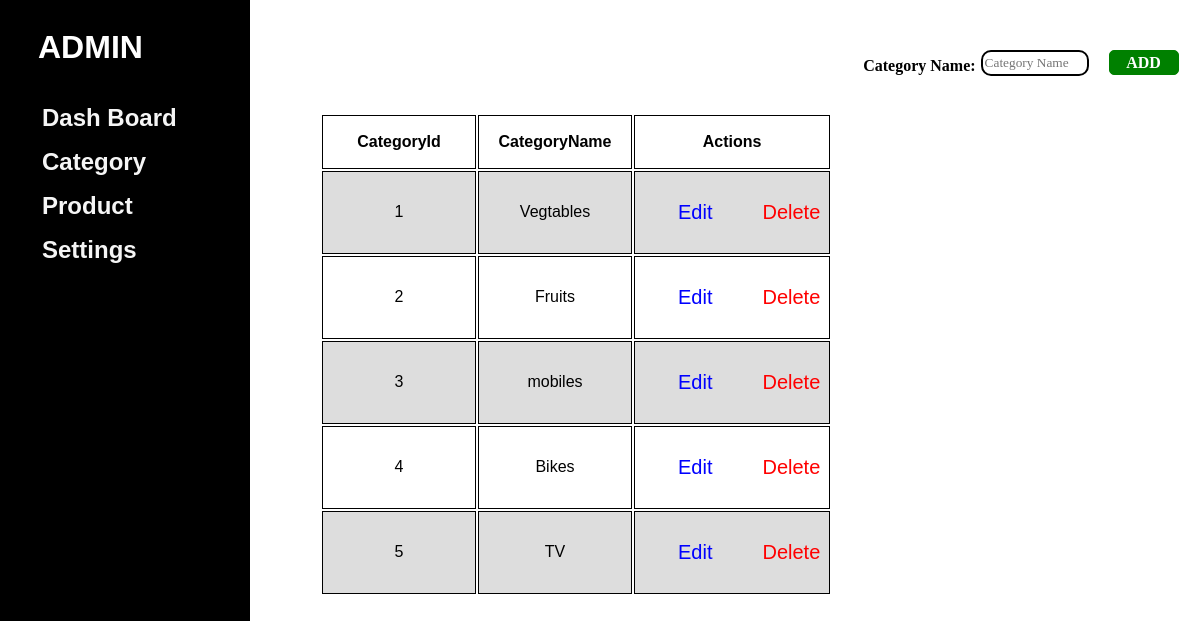
The app's page /category.php with its own data.
### tables this page shows
CREATE TABLE `category` (
  `CategoryId` int(255) NOT NULL,
  `CategoryName` varchar(255) NOT NULL
);

### category.php (the view, shortened to what this page needs)
<?php
$con = mysqli_connect("localhost", "root", "", "user");
?>
<!DOCTYPE html>
<html>
<head>
</head>
<body>
<?php include "side_menu.php"; ?>
<div class="main-content">
<?php
if (isset($_GET['edit'])) {
    $ID = $_GET['edit'];
    $sql = "SELECT * FROM category WHERE CategoryId='$ID'";
    $result = $con->query($sql);
    if ($result->num_rows > 0) {
        $row = $result->fetch_assoc();
?>
        <form action="category.php" method="post" id="update">
        <h6>Category ID:</h6>
            <input type="text" name="ID" value="<?php echo $row['CategoryId']; ?>" readonly>
            <h6>Category Name:</h6>
            <input type="text" name="Name" value="<?php echo $row['CategoryName']; ?>" required>
            <button type="submit" name="UPDATE">Update</button>
            <button type="submit" name="Cancel" id='cancel' onclick="location.href='category.php'">Cancel</button>
        </form>
<?php
    }
}
else{
?>
<form action="category.php" method="post">
    <h6>Category Name:</h6>
    <input type="text" name="Name" placeholder="Category Name" class="box" required>
    <button type="submit" name="ADD" id='add'>ADD</button>
</form>
<?php
}
?>
<table>
    <tr>
        <th>CategoryId</th>
        <th>CategoryName</th>
        <th>Actions</th>
    </tr>
    <?php
    $view = "SELECT * FROM category ORDER BY CategoryId ASC";
    $result = $con->query($view);
    if ($result !== false && $result->num_rows > 0) {
        while ($row = $result->fetch_assoc()) {
    ?>
            <tr>
                <td><?php echo $row['CategoryId']; ?></td>
                <td><?php echo $row['CategoryName']; ?></td>
                <td>
                    <div class="change">
                        <p class="edit"><a href="category.php?edit=<?php echo $row['CategoryId']; ?>" style="color: blue;">Edit</a></p>
                        <p class="delete"><a href="#" onclick="deleteCategory('<?php echo $row['CategoryId']; ?>')" style="color: red;">Delete</a></p>
                    </div>
                </td>
            </tr>
    <?php
        }
    } else {
        echo "<tr><td colspan='3'>No categories found</td></tr>";
    }
    ?>
</table>
</div>
</body>
</html>

### category.php (style rules this page uses)
body { margin-left: 400px; }
td, th { width: 150px; height: 50px; text-align: center; border: 1px solid black; }
tr:nth-child(even) { background-color: #dddddd; }
form { display: flex; margin-left: 62%; }
h6 { margin-left: 10px; color: black; font-size: 16px; font-family: 'poppins'; text-align: center; }
input { margin-bottom: 10px; margin-left: 5px; margin-top: 30px; height: 20px; width: 100px; border: 2px solid black; border-radius: 10px; font-family: 'poppins'; }
.edit { font-size: 20px; color: red; }
.change { display: flex; }
.delete { color: red; font-size: 20px; text-decoration: none !important; }
button { margin-left: 20px; margin-top: 30px; width: 70px; height: 25px; background-color: green; border: 1px solid green; font-size: 16px; border-radius: 5px; color: white; font-family: "Times New Roman"; font-weight: bolder; cursor: pointer; }

### side_menu.php (style rules this page uses)
body { font-family: Arial, sans-serif; margin: 0; padding: 0; box-sizing: border-box; }
a { display: block; margin-left: 10px; padding: 8px 8px 8px 32px; text-decoration: none; cursor: pointer; color: whitesmoke; transition: background 0.3s; }
.main-content { margin-left: 300px; padding: 20px; transition: margin-left 0.3s ease; }

### records on screen
category: CategoryId "1", CategoryName "Vegtables"
category: CategoryId "2", CategoryName "Fruits"
category: CategoryId "3", CategoryName "mobiles"
category: CategoryId "4", CategoryName "Bikes"
category: CategoryId "5", CategoryName "TV"
